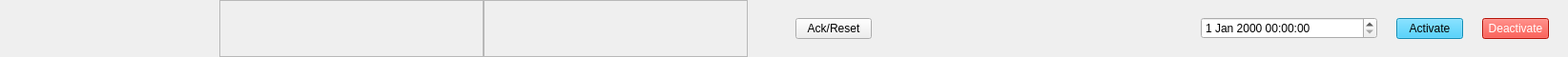
<?xml version="1.0" encoding="UTF-8"?>
<ui version="4.0">
 <class>Form</class>
 <widget class="QWidget" name="Form">
  <property name="geometry">
   <rect>
    <x>0</x>
    <y>0</y>
    <width>1644</width>
    <height>60</height>
   </rect>
  </property>
  <property name="sizePolicy">
   <sizepolicy hsizetype="Preferred" vsizetype="Fixed">
    <horstretch>0</horstretch>
    <verstretch>0</verstretch>
   </sizepolicy>
  </property>
  <property name="minimumSize">
   <size>
    <width>0</width>
    <height>60</height>
   </size>
  </property>
  <property name="maximumSize">
   <size>
    <width>1644</width>
    <height>70</height>
   </size>
  </property>
  <property name="windowTitle">
   <string>Form</string>
  </property>
  <layout class="QHBoxLayout" name="horizontalLayout">
   <property name="spacing">
    <number>0</number>
   </property>
   <property name="leftMargin">
    <number>0</number>
   </property>
   <property name="topMargin">
    <number>0</number>
   </property>
   <property name="rightMargin">
    <number>0</number>
   </property>
   <property name="bottomMargin">
    <number>0</number>
   </property>
   <item>
    <widget class="PyDMLabel" name="DeviceName">
     <property name="enabled">
      <bool>true</bool>
     </property>
     <property name="minimumSize">
      <size>
       <width>150</width>
       <height>0</height>
      </size>
     </property>
     <property name="maximumSize">
      <size>
       <width>150</width>
       <height>16777215</height>
      </size>
     </property>
     <property name="toolTip">
      <string>Item: ${index}</string>
     </property>
     <property name="textInteractionFlags">
      <set>Qt::TextSelectableByMouse</set>
     </property>
     <property name="channel" stdset="0">
      <string>ca://${P}FFO:${FFO}:FF:${FF}:Info:DevName_RBV</string>
     </property>
     <property name="displayFormat" stdset="0">
      <enum>PyDMLabel::String</enum>
     </property>
    </widget>
   </item>
   <item>
    <widget class="PyDMLabel" name="TypeCode">
     <property name="enabled">
      <bool>true</bool>
     </property>
     <property name="minimumSize">
      <size>
       <width>80</width>
       <height>0</height>
      </size>
     </property>
     <property name="maximumSize">
      <size>
       <width>80</width>
       <height>16777215</height>
      </size>
     </property>
     <property name="toolTip">
      <string/>
     </property>
     <property name="textInteractionFlags">
      <set>Qt::TextSelectableByMouse</set>
     </property>
     <property name="channel" stdset="0">
      <string>ca://${P}FFO:${FFO}:FF:${FF}:Info:TypeCode_RBV</string>
     </property>
     <property name="displayFormat" stdset="0">
      <enum>PyDMLabel::Hex</enum>
     </property>
    </widget>
   </item>
   <item>
    <widget class="QScrollArea" name="scrollArea">
     <property name="minimumSize">
      <size>
       <width>0</width>
       <height>0</height>
      </size>
     </property>
     <property name="maximumSize">
      <size>
       <width>277</width>
       <height>16777215</height>
      </size>
     </property>
     <property name="verticalScrollBarPolicy">
      <enum>Qt::ScrollBarAsNeeded</enum>
     </property>
     <property name="horizontalScrollBarPolicy">
      <enum>Qt::ScrollBarAsNeeded</enum>
     </property>
     <property name="widgetResizable">
      <bool>true</bool>
     </property>
     <widget class="QWidget" name="scrollAreaWidgetContents">
      <property name="geometry">
       <rect>
        <x>0</x>
        <y>0</y>
        <width>274</width>
        <height>58</height>
       </rect>
      </property>
      <layout class="QVBoxLayout" name="verticalLayout">
       <property name="spacing">
        <number>0</number>
       </property>
       <property name="leftMargin">
        <number>0</number>
       </property>
       <property name="topMargin">
        <number>0</number>
       </property>
       <property name="rightMargin">
        <number>0</number>
       </property>
       <property name="bottomMargin">
        <number>0</number>
       </property>
       <item>
        <widget class="PyDMLabel" name="Path">
         <property name="enabled">
          <bool>false</bool>
         </property>
         <property name="sizePolicy">
          <sizepolicy hsizetype="Preferred" vsizetype="Preferred">
           <horstretch>0</horstretch>
           <verstretch>0</verstretch>
          </sizepolicy>
         </property>
         <property name="toolTip">
          <string/>
         </property>
         <property name="textFormat">
          <enum>Qt::AutoText</enum>
         </property>
         <property name="wordWrap">
          <bool>true</bool>
         </property>
         <property name="textInteractionFlags">
          <set>Qt::TextSelectableByMouse</set>
         </property>
         <property name="channel" stdset="0">
          <string>ca://${P}FFO:${FFO}:FF:${FF}:Info:Path_RBV</string>
         </property>
         <property name="displayFormat" stdset="0">
          <enum>PyDMLabel::String</enum>
         </property>
        </widget>
       </item>
      </layout>
     </widget>
    </widget>
   </item>
   <item>
    <widget class="QScrollArea" name="scrollArea_2">
     <property name="minimumSize">
      <size>
       <width>0</width>
       <height>0</height>
      </size>
     </property>
     <property name="maximumSize">
      <size>
       <width>277</width>
       <height>16777215</height>
      </size>
     </property>
     <property name="verticalScrollBarPolicy">
      <enum>Qt::ScrollBarAsNeeded</enum>
     </property>
     <property name="horizontalScrollBarPolicy">
      <enum>Qt::ScrollBarAsNeeded</enum>
     </property>
     <property name="widgetResizable">
      <bool>true</bool>
     </property>
     <widget class="QWidget" name="scrollAreaWidgetContents_2">
      <property name="geometry">
       <rect>
        <x>0</x>
        <y>0</y>
        <width>274</width>
        <height>58</height>
       </rect>
      </property>
      <layout class="QVBoxLayout" name="verticalLayout_2">
       <property name="spacing">
        <number>0</number>
       </property>
       <property name="leftMargin">
        <number>0</number>
       </property>
       <property name="topMargin">
        <number>0</number>
       </property>
       <property name="rightMargin">
        <number>0</number>
       </property>
       <property name="bottomMargin">
        <number>0</number>
       </property>
       <item>
        <widget class="PyDMLabel" name="Desc">
         <property name="enabled">
          <bool>false</bool>
         </property>
         <property name="sizePolicy">
          <sizepolicy hsizetype="Minimum" vsizetype="Minimum">
           <horstretch>0</horstretch>
           <verstretch>0</verstretch>
          </sizepolicy>
         </property>
         <property name="toolTip">
          <string/>
         </property>
         <property name="wordWrap">
          <bool>true</bool>
         </property>
         <property name="textInteractionFlags">
          <set>Qt::TextSelectableByMouse</set>
         </property>
         <property name="channel" stdset="0">
          <string>ca://${P}FFO:${FFO}:FF:${FF}:Info:Desc_RBV</string>
         </property>
         <property name="displayFormat" stdset="0">
          <enum>PyDMLabel::String</enum>
         </property>
        </widget>
       </item>
      </layout>
     </widget>
    </widget>
   </item>
   <item>
    <widget class="PyDMByteIndicator" name="FFOk">
     <property name="enabled">
      <bool>true</bool>
     </property>
     <property name="minimumSize">
      <size>
       <width>50</width>
       <height>16</height>
      </size>
     </property>
     <property name="maximumSize">
      <size>
       <width>50</width>
       <height>32</height>
      </size>
     </property>
     <property name="toolTip">
      <string/>
     </property>
     <property name="channel" stdset="0">
      <string>ca://${P}FFO:${FFO}:FF:${FF}:OK_RBV</string>
     </property>
     <property name="offColor" stdset="0">
      <color>
       <red>255</red>
       <green>100</green>
       <blue>103</blue>
      </color>
     </property>
     <property name="showLabels" stdset="0">
      <bool>false</bool>
     </property>
     <property name="circles" stdset="0">
      <bool>true</bool>
     </property>
    </widget>
   </item>
   <item>
    <widget class="PyDMPushButton" name="PyDMPushButton">
     <property name="enabled">
      <bool>true</bool>
     </property>
     <property name="minimumSize">
      <size>
       <width>80</width>
       <height>0</height>
      </size>
     </property>
     <property name="maximumSize">
      <size>
       <width>80</width>
       <height>16777215</height>
      </size>
     </property>
     <property name="toolTip">
      <string/>
     </property>
     <property name="text">
      <string>Ack/Reset</string>
     </property>
     <property name="channel" stdset="0">
      <string>ca://${P}FFO:${FFO}:FF:${FF}:Reset</string>
     </property>
     <property name="pressValue" stdset="0">
      <string>1</string>
     </property>
    </widget>
   </item>
   <item>
    <widget class="PyDMByteIndicator" name="FFBeamOk">
     <property name="enabled">
      <bool>true</bool>
     </property>
     <property name="minimumSize">
      <size>
       <width>80</width>
       <height>32</height>
      </size>
     </property>
     <property name="maximumSize">
      <size>
       <width>80</width>
       <height>32</height>
      </size>
     </property>
     <property name="toolTip">
      <string/>
     </property>
     <property name="channel" stdset="0">
      <string>ca://${P}FFO:${FFO}:FF:${FF}:BeamPermitted_RBV</string>
     </property>
     <property name="offColor" stdset="0">
      <color>
       <red>255</red>
       <green>103</green>
       <blue>106</blue>
      </color>
     </property>
     <property name="showLabels" stdset="0">
      <bool>false</bool>
     </property>
     <property name="circles" stdset="0">
      <bool>true</bool>
     </property>
    </widget>
   </item>
   <item>
    <widget class="PyDMByteIndicator" name="BypassIndicator">
     <property name="enabled">
      <bool>true</bool>
     </property>
     <property name="minimumSize">
      <size>
       <width>80</width>
       <height>32</height>
      </size>
     </property>
     <property name="maximumSize">
      <size>
       <width>80</width>
       <height>32</height>
      </size>
     </property>
     <property name="toolTip">
      <string/>
     </property>
     <property name="channel" stdset="0">
      <string>ca://${P}FFO:${FFO}:FF:${FF}:Ovrd:Active_RBV</string>
     </property>
     <property name="onColor" stdset="0">
      <color>
       <red>246</red>
       <green>237</green>
       <blue>0</blue>
      </color>
     </property>
     <property name="showLabels" stdset="0">
      <bool>false</bool>
     </property>
     <property name="circles" stdset="0">
      <bool>true</bool>
     </property>
    </widget>
   </item>
   <item>
    <layout class="QVBoxLayout" name="verticalLayout_3">
     <item>
      <widget class="PyDMDateTimeLabel" name="OverrideStartDate">
       <property name="minimumSize">
        <size>
         <width>185</width>
         <height>0</height>
        </size>
       </property>
       <property name="maximumSize">
        <size>
         <width>185</width>
         <height>16777215</height>
        </size>
       </property>
       <property name="toolTip">
        <string/>
       </property>
       <property name="alignment">
        <set>Qt::AlignCenter</set>
       </property>
       <property name="channel" stdset="0">
        <string>ca://${P}FFO:${FFO}:FF:${FF}:Ovrd:StartDT_RBV</string>
       </property>
       <property name="timeBase" stdset="0">
        <enum>PyDMDateTimeLabel::Seconds</enum>
       </property>
       <property name="relative" stdset="0">
        <bool>false</bool>
       </property>
      </widget>
     </item>
     <item>
      <widget class="PyDMDateTimeLabel" name="ExpirationShow">
       <property name="minimumSize">
        <size>
         <width>185</width>
         <height>0</height>
        </size>
       </property>
       <property name="maximumSize">
        <size>
         <width>185</width>
         <height>16777215</height>
        </size>
       </property>
       <property name="toolTip">
        <string/>
       </property>
       <property name="alignment">
        <set>Qt::AlignCenter</set>
       </property>
       <property name="channel" stdset="0">
        <string>ca://${P}FFO:${FFO}:FF:${FF}:Ovrd:Expiration_RBV</string>
       </property>
       <property name="timeBase" stdset="0">
        <enum>PyDMDateTimeLabel::Seconds</enum>
       </property>
       <property name="relative" stdset="0">
        <bool>false</bool>
       </property>
      </widget>
     </item>
    </layout>
   </item>
   <item>
    <widget class="PyDMDateTimeEdit" name="ExpirationSelect">
     <property name="minimumSize">
      <size>
       <width>185</width>
       <height>0</height>
      </size>
     </property>
     <property name="maximumSize">
      <size>
       <width>185</width>
       <height>16777215</height>
      </size>
     </property>
     <property name="toolTip">
      <string/>
     </property>
     <property name="alarmSensitiveBorder" stdset="0">
      <bool>false</bool>
     </property>
     <property name="channel" stdset="0">
      <string>ca://${P}FFO:${FFO}:FF:${FF}:Ovrd:Expiration</string>
     </property>
     <property name="timeBase" stdset="0">
      <enum>PyDMDateTimeEdit::Seconds</enum>
     </property>
     <property name="relative" stdset="0">
      <bool>false</bool>
     </property>
     <property name="blockPastDate" stdset="0">
      <bool>true</bool>
     </property>
    </widget>
   </item>
   <item>
    <spacer name="horizontalSpacer">
     <property name="orientation">
      <enum>Qt::Horizontal</enum>
     </property>
     <property name="sizeType">
      <enum>QSizePolicy::Fixed</enum>
     </property>
     <property name="sizeHint" stdset="0">
      <size>
       <width>20</width>
       <height>20</height>
      </size>
     </property>
    </spacer>
   </item>
   <item>
    <widget class="PyDMPushButton" name="BypassActivate">
     <property name="enabled">
      <bool>true</bool>
     </property>
     <property name="minimumSize">
      <size>
       <width>70</width>
       <height>0</height>
      </size>
     </property>
     <property name="maximumSize">
      <size>
       <width>60</width>
       <height>16777215</height>
      </size>
     </property>
     <property name="toolTip">
      <string/>
     </property>
     <property name="styleSheet">
      <string notr="true">background-color: rgb(24, 197, 255);
color: rgb(0, 0, 0);</string>
     </property>
     <property name="text">
      <string>Activate</string>
     </property>
     <property name="channel" stdset="0">
      <string>ca://ca://${P}FFO:${FFO}:FF:${FF}:Ovrd:Activate</string>
     </property>
     <property name="pressValue" stdset="0">
      <string>1</string>
     </property>
    </widget>
   </item>
   <item>
    <spacer name="horizontalSpacer_3">
     <property name="orientation">
      <enum>Qt::Horizontal</enum>
     </property>
     <property name="sizeType">
      <enum>QSizePolicy::Fixed</enum>
     </property>
     <property name="sizeHint" stdset="0">
      <size>
       <width>20</width>
       <height>20</height>
      </size>
     </property>
    </spacer>
   </item>
   <item>
    <widget class="PyDMPushButton" name="BypassDeactivate">
     <property name="enabled">
      <bool>true</bool>
     </property>
     <property name="minimumSize">
      <size>
       <width>70</width>
       <height>0</height>
      </size>
     </property>
     <property name="maximumSize">
      <size>
       <width>60</width>
       <height>16777215</height>
      </size>
     </property>
     <property name="toolTip">
      <string/>
     </property>
     <property name="styleSheet">
      <string notr="true">background-color: rgb(252, 24, 10);
color: rgb(255, 255, 255)</string>
     </property>
     <property name="text">
      <string>Deactivate</string>
     </property>
     <property name="channel" stdset="0">
      <string>ca://ca://${P}FFO:${FFO}:FF:${FF}:Ovrd:Deactivate</string>
     </property>
     <property name="pressValue" stdset="0">
      <string>1</string>
     </property>
    </widget>
   </item>
   <item>
    <spacer name="horizontalSpacer_2">
     <property name="orientation">
      <enum>Qt::Horizontal</enum>
     </property>
     <property name="sizeType">
      <enum>QSizePolicy::Fixed</enum>
     </property>
     <property name="sizeHint" stdset="0">
      <size>
       <width>20</width>
       <height>20</height>
      </size>
     </property>
    </spacer>
   </item>
  </layout>
 </widget>
 <customwidgets>
  <customwidget>
   <class>PyDMLabel</class>
   <extends>QLabel</extends>
   <header>pydm.widgets.label</header>
  </customwidget>
  <customwidget>
   <class>PyDMByteIndicator</class>
   <extends>QWidget</extends>
   <header>pydm.widgets.byte</header>
  </customwidget>
  <customwidget>
   <class>PyDMDateTimeEdit</class>
   <extends>QDateTimeEdit</extends>
   <header>pydm.widgets.datetime</header>
  </customwidget>
  <customwidget>
   <class>PyDMDateTimeLabel</class>
   <extends>QLabel</extends>
   <header>pydm.widgets.datetime</header>
  </customwidget>
  <customwidget>
   <class>PyDMPushButton</class>
   <extends>QPushButton</extends>
   <header>pydm.widgets.pushbutton</header>
  </customwidget>
 </customwidgets>
 <resources/>
 <connections/>
</ui>
